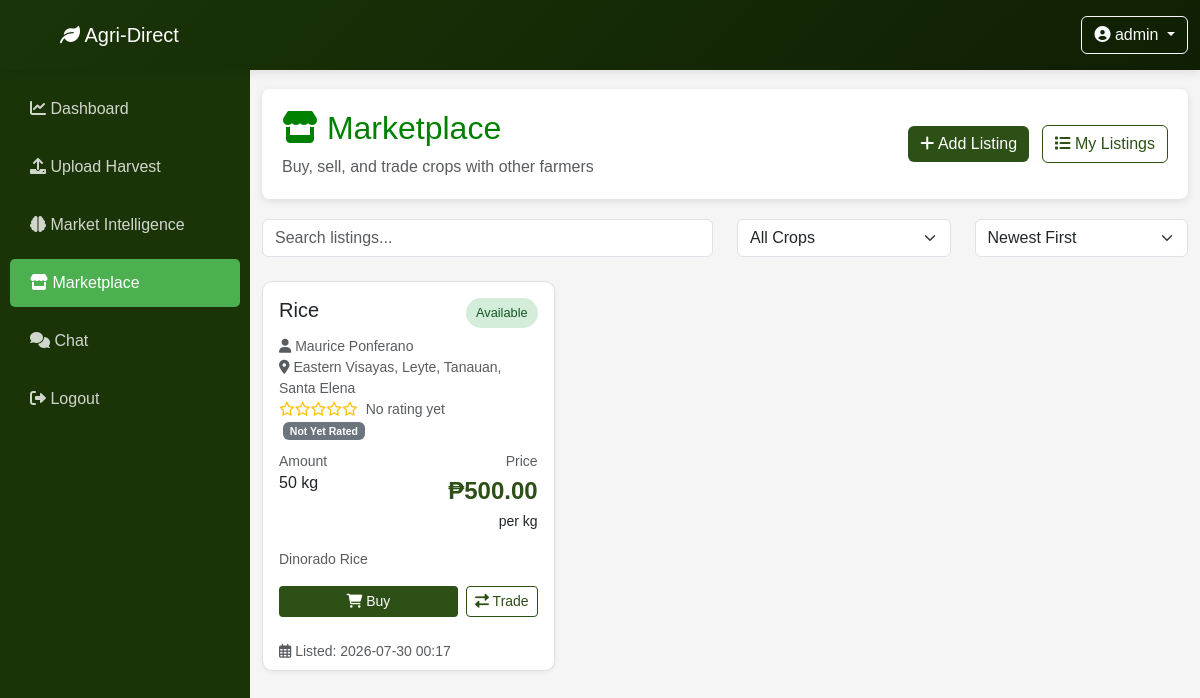
The app's page /marketplace (signed in), older data.
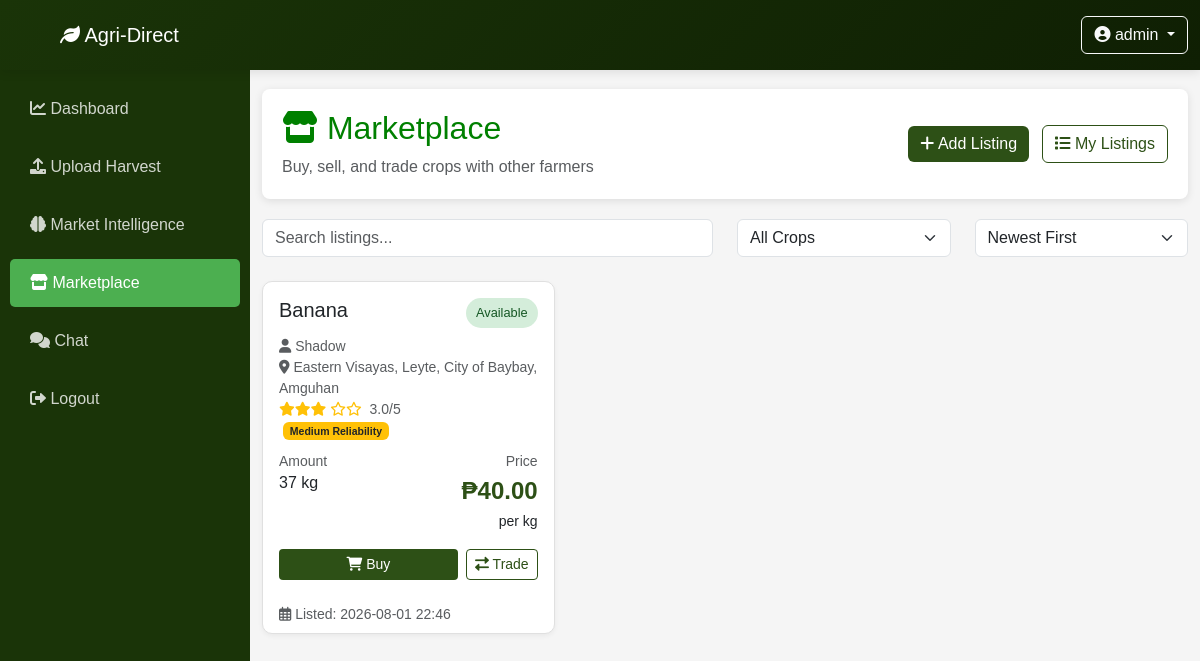
The same page, newer data.
### tables this page shows
CREATE TABLE marketplace(
        id INTEGER PRIMARY KEY AUTOINCREMENT,
        user_id INTEGER,
        username TEXT,
        crop_id INTEGER,
        crop_name TEXT,
        amount INTEGER,
        price REAL,
        unit TEXT DEFAULT 'kg',
        status TEXT DEFAULT 'available',
        listing_date TEXT,
        expiry_date TEXT,
        description TEXT,
        location TEXT, buyer_username TEXT, order_status TEXT DEFAULT 'available', order_date TEXT, delivery_date TEXT, delivery_confirmed INTEGER DEFAULT 0, buyer_rating INTEGER DEFAULT NULL, buyer_rating_date TEXT,
        FOREIGN KEY (user_id) REFERENCES users(id),
        FOREIGN KEY (crop_id) REFERENCES crops(id)
    );

CREATE TABLE users(
        id INTEGER PRIMARY KEY AUTOINCREMENT,
        username TEXT UNIQUE,
        password TEXT,
        role TEXT DEFAULT 'user',
        location TEXT
    , reliability_score REAL DEFAULT NULL, reliability_status TEXT DEFAULT 'Not Yet Rated', completed_transactions INTEGER DEFAULT 0, cancelled_transactions INTEGER DEFAULT 0, total_transactions INTEGER DEFAULT 0);

### app.py (the view)
@app.route("/marketplace")
def marketplace():
    if "user" not in session:
        return redirect("/login")
    conn = get_db()
    cur = conn.cursor()
    cur.execute("""
        SELECT m.*, u.username as seller_name, u.location as seller_location,
               u.reliability_score, u.reliability_status,
               u.completed_transactions, u.cancelled_transactions, u.total_transactions
        FROM marketplace m
        JOIN users u ON m.user_id = u.id
        WHERE m.status = 'available'
        ORDER BY m.listing_date DESC
    """)
    listings = cur.fetchall()
    cur.execute("""
        SELECT crop_name, SUM(quantity) as total_quantity
        FROM inventory
        WHERE farmer = ?
        GROUP BY crop_name
        HAVING total_quantity > 0
    """, (session["user"],))
    user_inventory = cur.fetchall()
    cur.execute("SELECT id, crops_name FROM crops ORDER BY crops_name")
    crops = cur.fetchall()
    cur.execute("""
        SELECT m.id, m.crop_name, m.delivery_date, u.username AS seller_name
        FROM marketplace m
        JOIN users u ON m.user_id = u.id
        WHERE m.buyer_username = ?
          AND m.status IN ('sold', 'delivered')
          AND m.buyer_rating IS NULL
        ORDER BY COALESCE(m.delivery_date, m.order_date) DESC
    """, (session["user"],))
    pending_ratings = cur.fetchall()
    conn.close()
    return render_template("marketplace.html",
                         listings=listings,
                         user_inventory=user_inventory,
                         crops=crops,
                         pending_ratings=pending_ratings)

### app.py (called while the page is built)
def get_db():
    conn = sqlite3.connect(DB_PATH, timeout=30, isolation_level=None)
    conn.row_factory = sqlite3.Row
    conn.execute("PRAGMA busy_timeout = 30000")
    try:
        conn.execute("PRAGMA journal_mode = DELETE")
    except sqlite3.OperationalError:
        pass
    return conn

### templates/marketplace.html (shortened to what the changed rows need)
<!DOCTYPE html>
<html lang="en">
<head>
    <link href="https://cdn.jsdelivr.net/npm/bootstrap@5.3.0/dist/css/bootstrap.min.css" rel="stylesheet">
    <link href="https://cdnjs.cloudflare.com/ajax/libs/font-awesome/6.0.0/css/all.min.css" rel="stylesheet">
    <link rel="stylesheet" href="{{ url_for('static', filename='style.css') }}">
</head>
<body>
    <div class="main-content">
        <div class="container-fluid py-4">
            <div class="marketplace-header">
                <div class="row align-items-center">
                    <div class="col">
                        <h2><i class="fas fa-store"></i> Marketplace</h2>
                    </div>
                </div>
            </div>
            <div class="row" id="listingsContainer">
                {% if listings %}
                    {% for listing in listings %}
                    <div class="col-lg-4 col-md-6 mb-4 listing-item"
                         data-crop="{{ listing['crop_name'] }}"
                         data-price="{{ listing['price'] }}"
                         data-amount="{{ listing['amount'] }}"
                         data-date="{{ listing['listing_date'] }}">
                        <div class="card listing-card h-100">
                            <div class="card-body">
                                <div class="d-flex justify-content-between align-items-start mb-2">
                                    <h5 class="card-title mb-0">{{ listing['crop_name'] }}</h5>
                                    <span class="status-badge status-available">Available</span>
                                </div>
                                <p class="text-muted small mb-2">
                                    <i class="fas fa-user"></i> {{ listing['seller_name'] }}
                                    {% if listing['location'] %}
                                    <br><i class="fas fa-map-marker-alt"></i> {{ listing['location'] }}
                                    {% endif %}
                                    <br>
                                    {% if listing['reliability_score'] is not none %}
                                        <span class="text-warning">
                                            {% for _ in range(listing['reliability_score']|int) %}<i class="fas fa-star"></i>{% endfor %}
                                            {% for _ in range(5 - (listing['reliability_score']|int)) %}<i class="far fa-star"></i>{% endfor %}
                                        </span>
                                        <span class="ms-1">{{ '%.1f'|format(listing['reliability_score']) }}/5</span>
                                    {% else %}
                                        <span class="text-warning"><i class="far fa-star"></i><i class="far fa-star"></i><i class="far fa-star"></i><i class="far fa-star"></i><i class="far fa-star"></i></span>
                                        <span class="ms-1">No rating yet</span>
                                    {% endif %}
                                    <br>
                                    {% if listing['reliability_status'] == 'High Reliability' %}<span class="badge bg-success ms-1">High Reliability</span>{% elif listing['reliability_status'] == 'Medium Reliability' %}<span class="badge bg-warning text-dark ms-1">Medium Reliability</span>{% elif listing['reliability_status'] == 'Low Reliability' %}<span class="badge bg-danger ms-1">Low Reliability</span>{% else %}<span class="badge bg-secondary ms-1">Not Yet Rated</span>{% endif %}
                                </p>
                                <div class="row mb-3">
                                    <div class="col-6">
                                        <small class="text-muted">Amount</small>
                                        <h6>{{ listing['amount'] }} {{ listing['unit'] or 'kg' }}</h6>
                                    </div>
                                    <div class="col-6 text-end">
                                        <small class="text-muted">Price</small>
                                        <div class="price-tag">₱{{ "%.2f"|format(listing['price']) }}</div>
                                        <small>per {{ listing['unit'] or 'kg' }}</small>
                                    </div>
                                </div>
                                {% if listing['description'] %}
                                <p class="card-text small text-muted">{{ listing['description'] }}</p>
                                {% endif %}
                                <div class="d-flex gap-2">
                                    <button class="btn btn-success btn-sm flex-grow-1" onclick="openBuyModal({{ listing['id'] }}, '{{ listing['crop_name'] }}', {{ listing['amount'] }}, {{ listing['price'] }})">
                                        <i class="fas fa-shopping-cart"></i> Buy
                                    </button>
                                    <button class="btn btn-outline-success btn-sm" onclick="openTradeModal({{ listing['id'] }})">
                                        <i class="fas fa-exchange-alt"></i> Trade
                                    </button>
                                </div>
                            </div>
                            <div class="card-footer bg-transparent border-top-0 text-muted small">
                                <i class="far fa-calendar-alt"></i> Listed: {{ listing['listing_date'][:16] }}
                            </div>
                        </div>
                    </div>
                    {% endfor %}
                {% endif %}
            </div>
        </div>
    </div>
</body>
</html>

Row changes from the older to the newer data that the page shows:
no longer on this page (row edited): marketplace: crop_name "Rice", seller_name "Maurice Ponferano", location "Eastern Visayas, Leyte, Tanauan, Santa Elena", shows "No rating yet", shows "Not Yet Rated", amount "50", unit "kg", price "500.00", description "Dinorado Rice", listing_date "2026-07-30 00:17"
added marketplace: crop_name "Banana", seller_name "Shadow", location "Eastern Visayas, Leyte, City of Baybay, Amguhan", shows "Medium Reliability", amount "37", unit "kg", price "40.00", listing_date "2026-08-01 22:46"
added users: reliability_score "3.0"
